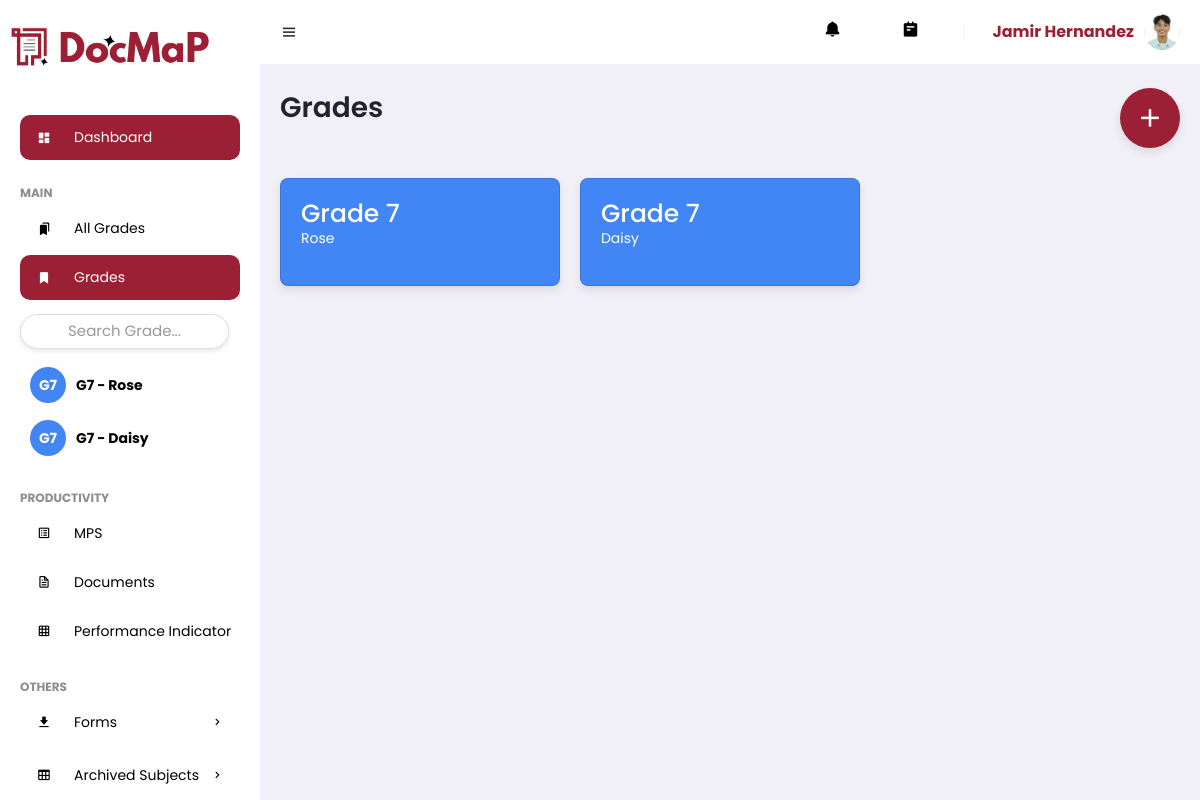
Screenshot of /subjects.php (signed in) with the database file from the repository.
### tables this page shows
CREATE TABLE `feedcontent` (
  `ContentID` int(11) NOT NULL,
  `dept_ID` int(11) NOT NULL,
  `Title` varchar(255) NOT NULL,
  `Captions` text DEFAULT NULL,
  `ContentCode` varchar(255) DEFAULT NULL,
  `ContentColor` varchar(255) NOT NULL DEFAULT '#9b2035'
);

CREATE TABLE `useracc` (
  `UserID` int(11) NOT NULL,
  `Username` varchar(255) NOT NULL,
  `Password` varchar(255) NOT NULL,
  `fname` varchar(255) NOT NULL,
  `mname` varchar(255) NOT NULL,
  `lname` varchar(255) NOT NULL,
  `bday` date NOT NULL,
  `mobile` varchar(255) NOT NULL,
  `sex` enum('Male','Female') NOT NULL,
  `address` text NOT NULL,
  `email` varchar(255) NOT NULL,
  `profile` varchar(255) DEFAULT 'profile.jpg',
  `date_registered` timestamp NOT NULL DEFAULT current_timestamp(),
  `Status` enum('Pending','Approved','Rejected') NOT NULL,
  `role` enum('Admin','Department Head','Teacher') NOT NULL DEFAULT 'Teacher',
  `Rank` varchar(255) DEFAULT NULL,
  `dept_ID` int(11) DEFAULT NULL
);

### subjects.php (the view, shortened to what this page needs)
<?php
include 'connection.php';
$user_id = $_SESSION['user_id'];
$sql = "SELECT fs.ContentID, fs.Title, fs.Captions, IFNULL(fs.ContentColor, '#9B2035') as ContentColor  -- Added IFNULL
        FROM feedcontent fs
        INNER JOIN usercontent uc ON fs.ContentID = uc.ContentID
        WHERE uc.UserID = $user_id AND Status=1";
$result = mysqli_query($conn, $sql);
$contents = mysqli_fetch_all($result, MYSQLI_ASSOC);
?>
<!DOCTYPE html>
<html lang="en">
<head>
    <link href='https://unpkg.com/boxicons@2.0.9/css/boxicons.min.css' rel='stylesheet'>
    <link href="https://stackpath.bootstrapcdn.com/bootstrap/4.5.2/css/bootstrap.min.css" rel="stylesheet">
    <link rel="stylesheet" href="assets/css/styles.css">
</head>
<body>
    <section id="sidebar">
        <?php include 'navbar.php'; ?>
    </section>
    <section id="content">
        <?php include 'topbar.php'; ?>
        <main>
            <div class="d-flex justify-content-between align-items-center">
                <h2 class="title" style="margin-bottom: 20px;">Grades</h2>
                <div class="fab" data-toggle="modal" data-target="#exampleModal">
                    <i class='bx bx-plus'></i>
                </div>
            </div>
            <div class="cardBox">
                <?php
                if (!empty($contents)) {
                    foreach ($contents as $row) {
                        $contentColor = htmlspecialchars($row['ContentColor'], ENT_QUOTES, 'UTF-8');
                        echo "<div class='card' style='background-color: $contentColor;'>";
                        echo "<h2><a style='color:#ffff; font-size: 25px;' href='tasks.php?content_id=" . htmlspecialchars($row['ContentID'], ENT_QUOTES, 'UTF-8') . "'>" . htmlspecialchars($row['Title'], ENT_QUOTES, 'UTF-8') . "</a></h2>";
                        echo "<p>" . htmlspecialchars($row['Captions'], ENT_QUOTES, 'UTF-8') . "</p>";
                        echo "</div>";
                    }
                } else {
                    echo "No content available.";
                }
                ?>
            </div>
        </main>
    </section>
</body>
</html>

### navbar.php (shortened to what this page needs)
<div href="dash.php" class="brand" style="text-align:center; font-size:38px; margin-top: 15px;">
    <i class="icon">
        <img src="img/Logo/docmap-logo-1.png" alt="Icon" style="max-width: 40px; height: auto;">
    </i>
    <img src="img/Logo/docmap.png" alt="Logo" style="max-width: 150px; height: auto;">
</div>
<ul class="side-menu">
    <li><a href="dash.php" class="active"><i class='bx bxs-dashboard icon'></i> Dashboard</a></li>
    <li class="divider" data-text="main">Main</li>
    <li><a href="subjects.php"><i class='bx bxs-bookmarks icon'></i>All Grades</a></li>
    <li>
        <a href="#" style="background-color:#9B2035;color:#fff;">
            <i class='bx bxs-bookmark icon'></i> Grades
        </a>
        <input type="text" id="subjectSearch" placeholder="Search Grade..." style="margin: 10px 0; padding: 5px; width: 95%;">
        <ul class="side-dropdown1" id="subjectList">
        <?php
        include 'connection.php';
        $user_id = $_SESSION['user_id'];
        $sql_subjects = "SELECT fs.ContentID, fs.Title, fs.Captions, fs.ContentColor
                        FROM feedcontent fs
                        INNER JOIN usercontent uc ON fs.ContentID = uc.ContentID
                        WHERE uc.UserID = $user_id AND uc.Status=1";
        $result_subjects = mysqli_query($conn, $sql_subjects);
        if (mysqli_num_rows($result_subjects) > 0) {
            while ($row_subject = mysqli_fetch_assoc($result_subjects)) {
                $subject_id = $row_subject['ContentID'];
                $subject_name = $row_subject['Title'] . ' - ' . $row_subject['Captions'];
                $content_color = htmlspecialchars($row_subject['ContentColor']);
                $words = explode(' ', $subject_name);
                $initials = strtoupper(substr($words[0], 0, 1));
                if (isset($words[1]) && is_numeric($words[1])) {
                    $initials .= $words[1];
                } else {
                    $initials .= strtoupper(substr($words[1], 0, 1));
                }
                $short_subject_name = preg_replace('/Grade\s+(\d+)/i', 'G$1', $subject_name);
                echo "<li>";
                echo "<div class='subject-container'>";
                echo "<div class='initial-circle' style='background-color: $content_color;'>$initials</div>";
                echo "<a href='tasks.php?content_id=$subject_id' class='subject-name' style='background-color: transparent;'>$short_subject_name</a>";
                echo "</div>";
                echo "</li>";
            }
        } else {
            echo "<li><a href='#'>No subjects found</a></li>";
        }
        ?>
        </ul>
    </li>
    <li class="divider" data-text="productivity">Productivity</li>
    <li><a href="mps.php"><i class='bx bx-spreadsheet icon'></i>MPS</a></li>
    <li><a href="doc_ufolder.php"><i class='bx bx-file icon'></i>Documents</a></li>
    <?php
        include 'connection.php';
        $user_id = $_SESSION['user_id'];
        $sql = "SELECT * FROM Chairperson WHERE UserID = ?";
        $stmt = $conn->prepare($sql);
        $stmt->bind_param("i", $user_id);
        $stmt->execute();
        $result = $stmt->get_result();
        $isChairperson = $result->num_rows > 0;
    ?>
    <?php if ($isChairperson): ?>
        <li><a href="performance_indicator.php"><i class='bx bx-grid icon'></i></i>Performance Indicator</a></li>
    <?php endif; ?>
    <li class="divider" data-text="others">Others</li>
 <li>
        <a href="#"><i class='bx bxs-download icon'></i> Forms <i class='bx bx-chevron-right icon-right'></i></a>
    </li>
    <li>
        <a href="#"><i class='bx bx-table icon'></i> Archived Subjects <i class='bx bx-chevron-right icon-right'></i></a>
    </li>
</ul>

### topbar.php (shortened to what this page needs)
<nav>
    <i class='bx bx-menu toggle-sidebar'></i>
    <a href="#" class="nav-link" id="notification-link">
        <?php
        if (isset($_SESSION['user_id'])) {
        ?>
        <i class='bx bxs-bell icon' id="notification-icon"></i>
        <?php } ?>
    </a>
    <a href="todo.php" class="nav-link">
        <i class='bx bxs-notepad icon'></i>
    </a>
    <div class="profile">
        <?php
        include 'connection.php';
        if (isset($_SESSION['user_id'])) {
            $userId = $_SESSION['user_id'];
            $sql = "SELECT Profile, CONCAT(Fname, ' ', Lname) AS fullname FROM useracc WHERE UserID = ?";
            $stmt = $conn->prepare($sql);
            if ($stmt) {
                $stmt->bind_param("s", $userId);
                $stmt->execute();
                $stmt->bind_result($profileImage, $fullName);
                $profileImagePath = "img/UserProfile/" . $profileImage;
                if (file_exists($profileImagePath)) {
                    echo "<span class='user-name'>{$fullName}</span>";
                    echo "<img src='{$profileImagePath}' alt='Profile Image' class='profile-image'>";
                } else {
                    echo "<span class='user-name'>{$fullName}</span>";
                    echo "<img src='default_profile_image.jpg' alt='Profile Image' class='profile-image'>";
                }
            } else {
                echo "Error preparing statement: " . $conn->error;
            }
        } else {
            echo "User not logged in.";
        }
        ?>
    </div>
</nav>

### assets/css/styles.css (style rules this page uses)
* { font-family: 'Poppins', sans-serif; margin: 0; padding: 0; box-sizing: border-box; }
:root { --grey: #F1F0F6; --dark-grey: #8D8D8D; --light: #fff; --dark: #000; --green: #81D43A; --light-green: #E3FFCB; --blue: #9B2035; --light-blue: #D0E4FF; --dark-blue: #0C5FCD; --red: #FC3B56; }
html { overflow-x: hidden; }
body { background: var(--grey); overflow-x: hidden; }
a { text-decoration: none; }
li { list-style: none; }
#sidebar { position: fixed; max-width: 260px; width: 100%; background: var(--light); top: 0; left: 0; height: 100%; overflow-y: auto; scrollbar-width: none; transition: all .3s ease; z-index: 200; }
#sidebar .brand { font-size: 24px; display: flex; align-items: center; height: 64px; font-weight: 700; color: var(--blue); position: sticky; top: 0; left: 0; z-index: 100; background: var(--light); transition: all .3s ease; padding: 0 6px; }
#sidebar .icon { min-width: 48px; display: flex; justify-content: center; align-items: center; margin-right: 6px; }
#sidebar .icon-right { margin-left: auto; transition: all .3s ease; }
#sidebar .side-menu { margin: 36px 0; padding: 0 20px; transition: all .3s ease; }
#sidebar .side-menu a { display: flex; align-items: center; font-size: 14px; color: var(--dark); padding: 12px 16px 12px 0; transition: all .3s ease; border-radius: 10px; margin: 4px 0; white-space: nowrap; }
#sidebar .side-menu > li > a.active, #sidebar .side-menu > li > a.active:hover { background: var(--blue); color: var(--light); }
#sidebar .divider { margin-top: 24px; font-size: 12px; text-transform: uppercase; font-weight: 700; color: var(--dark-grey); transition: all .3s ease; white-space: nowrap; }
#content { position: relative; width: calc(100% - 260px); left: 260px; transition: all .3s ease; }
nav { background: var(--light); height: 64px; padding: 0 20px; display: flex; align-items: center; grid-gap: 28px; position: sticky; top: 0; left: 0; z-index: 100; }
nav .toggle-sidebar { font-size: 18px; cursor: pointer; }
nav .nav-link { position: relative; }
nav .nav-link .icon { font-size: 18px; color: var(--dark); }
nav .profile { position: relative; }
nav .profile img { width: 36px; height: 36px; border-radius: 50%; object-fit: cover; cursor: pointer; }
main { width: 100%; padding: 24px 20px 20px 20px; }
main .title { font-size: 28px; font-weight: 600; margin-bottom: 10px; }

### subjects.php (style rules this page uses)
.cardBox { display: flex; flex-wrap: wrap; gap: 20px; height: 100%; margin-top:30px; }
.card { width: calc(33.33% - 20px); padding: 20px; box-sizing: border-box; border-radius: 8px; box-shadow: 0 4px 8px rgba(0, 0, 0, 0.1); color: #fff; }
.card h2 { font-size: 20px; margin-bottom: -1px; color: #fff; }
.card p { font-size: 14px; color: #fff; }
.fab { right: 20px; background-color: #9B2035; color: #fff; border-radius: 50%; width: 60px; height: 60px; display: flex; justify-content: center; align-items: center; box-shadow: 0 4px 8px rgba(0, 0, 0, 0.1); cursor: pointer; }
.fab i { font-size: 30px; }

### navbar.php (style rules this page uses)
.side-dropdown1 { padding-left: 10px; }
.subject-container { display: flex; align-items: center; }
.subject-container a { margin-left: 10px; text-decoration: none; color: #555; font-weight: bold; }
.initial-circle { width: 36px; height: 36px; color: #fff; display: flex; justify-content: center; align-items: center; border-radius: 50%; font-weight: bold; font-size: 14px; margin-right: 10px; }
#subjectSearch { margin: 10px; padding: 10px; width: calc(100% - 20px); border: 1px solid #ddd; border-radius: 20px; box-shadow: 0 2px 5px rgba(0, 0, 0, 0.1); font-size: 15px; outline: none; text-align: center; }
#subjectSearch::placeholder { color: #999; text-align: center; }

### topbar.php (style rules this page uses)
.profile { display: flex; align-items: center; }
.user-name { margin-right: 10px; font-weight: bold; color: #9B2035; }
.profile-image { width: 40px; height: 40px; border-radius: 50%; }

### rows the page displays
feedcontent: initials "G7", short_subject_name "G7 - Rose", Title "Grade 7", Captions "Rose"
feedcontent: initials "G7", short_subject_name "G7 - Daisy", Title "Grade 7", Captions "Daisy"
useracc: profile (picture)

### other values shown
$fullName "Jamir Hernandez"
